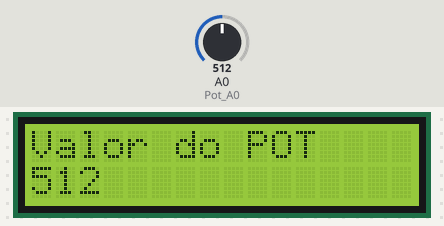
The sketch below on a simulated Arduino Uno, built with avr-gcc and run on an emulated ATmega328P. Parts: 16×2 character LCD. Inputs (shaded band) come from the test bench; at power-on: A0 (Pot_A0) = 512.

Above: at 1.2 s.
1.3 s: A0 (Pot_A0) set to 716
At 2.6 s:
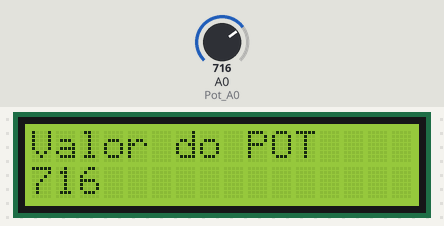
2.9 s: A0 (Pot_A0) set to 900
At 3.2 s:
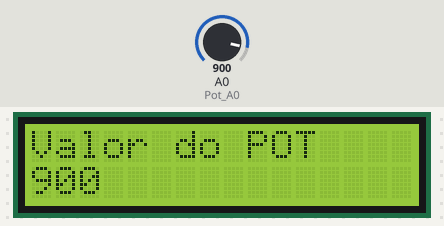
4.4 s: A0 (Pot_A0) set to 1023
At 5.3 s:
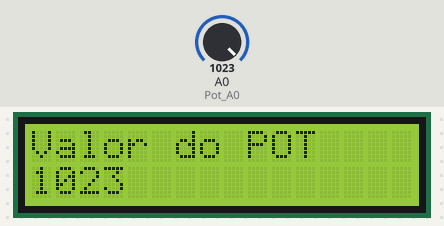
Timing chart, 0 to 7.4 s (numbered marks = the images above; inputs shaded):
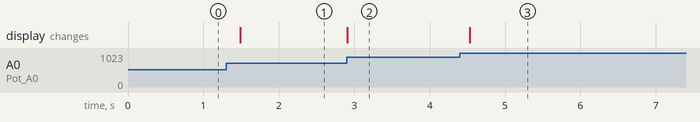

Measured:
- after the input at 1.3 s, the display: changes after 0.19 s (image 1)
- after the input at 2.9 s, the display: changes at once (image 2)
- after the input at 4.4 s, the display: changes after 0.13 s (image 3)

The sketch:

010.pot.ino
```cpp
#include <LiquidCrystal.h>

//LCD
int RS = 13;
int E = 12;
int DB4 = 11;
int DB5 = 10;
int DB6 = 9;
int DB7 = 8;

//Botão
# define Pot_A0 A0

LiquidCrystal lcd(RS, E, DB4, DB5, DB6, DB7);

void setup() {
 lcd.begin(16, 2);
 lcd.setCursor(0,0);
 lcd.print("Valor do POT");
}

void loop() {
  int sensorA0 = analogRead(Pot_A0);
  lcd.print ("                ");
  lcd.setCursor(0,1);
  lcd.print (sensorA0);
  delay(200);
}
```
